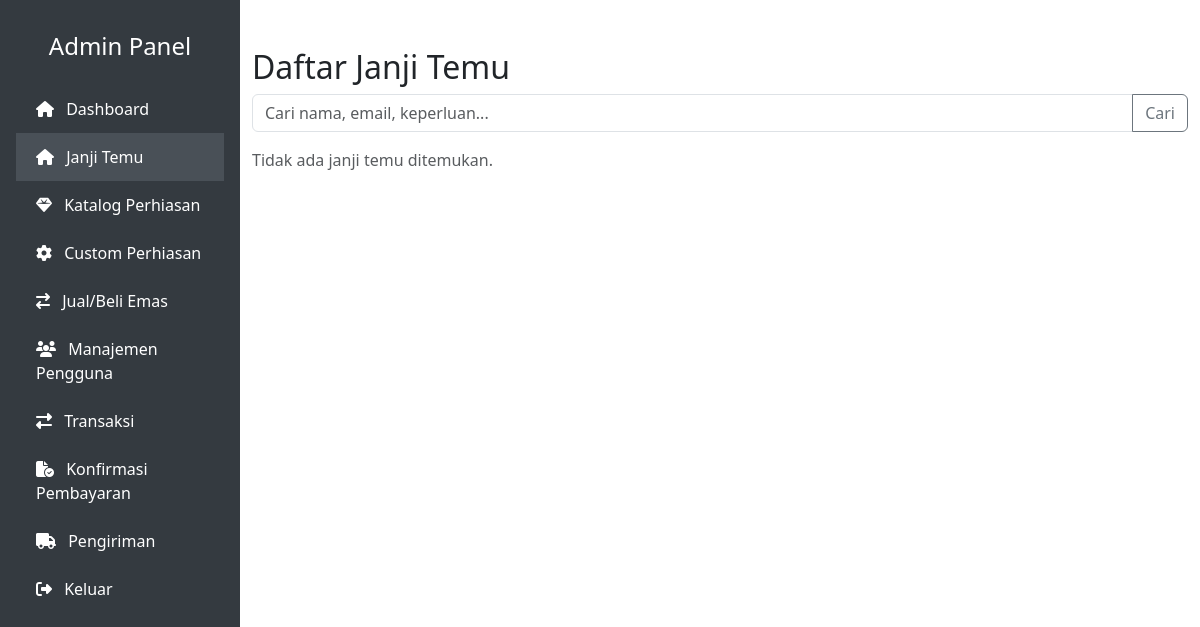
Before: /admin/booking.php with the older database file.
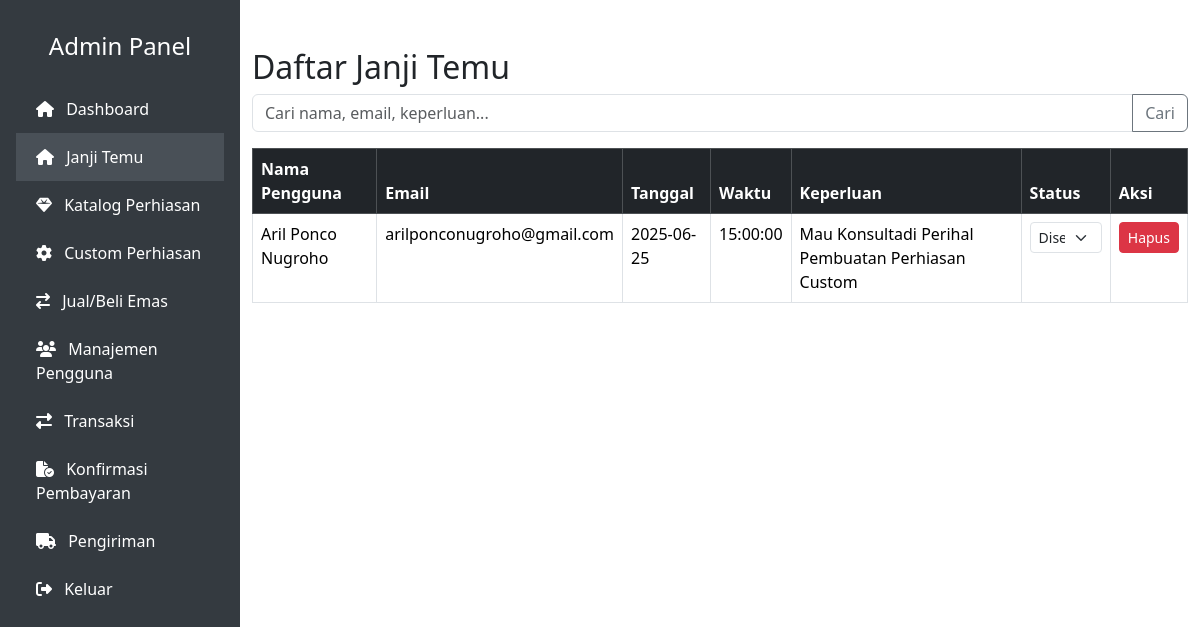
After: the same page with the newer database file.
### tables this page shows
CREATE TABLE `appointments` (
  `id` int(11) NOT NULL,
  `user_id` int(11) DEFAULT NULL,
  `appointment_date` date DEFAULT NULL,
  `appointment_time` time DEFAULT NULL,
  `note` text DEFAULT NULL,
  `status` enum('pending','confirmed','cancelled') DEFAULT 'pending',
  `created_at` timestamp NOT NULL DEFAULT current_timestamp()
);

CREATE TABLE `users` (
  `id` int(11) NOT NULL,
  `name` varchar(100) DEFAULT NULL,
  `email` varchar(100) DEFAULT NULL,
  `password` varchar(255) DEFAULT NULL,
  `phone` varchar(20) DEFAULT NULL,
  `role` enum('customer','admin') DEFAULT 'customer',
  `created_at` timestamp NOT NULL DEFAULT current_timestamp(),
  `address` text DEFAULT NULL
);

### admin/booking.php (the view, shortened to what this page needs)
<?php
require_once '../config/database.php';
include 'includes/header.php';
include 'includes/sidebar.php';
$search = isset($_GET['search']) ? trim($_GET['search']) : '';
$searchSql = '';
$page = isset($_GET['page']) && is_numeric($_GET['page']) ? (int) $_GET['page'] : 1;
$limit = 5;
$offset = ($page - 1) * $limit;
$dataSql = "SELECT a.*, u.name, u.email
            FROM appointments a
            LEFT JOIN users u ON a.user_id = u.id
            WHERE 1 $searchSql
            ORDER BY a.appointment_date DESC
            LIMIT :limit OFFSET :offset";
$dataStmt = $pdo->prepare($dataSql);
$dataStmt->bindValue(':limit', $limit, PDO::PARAM_INT);
$dataStmt->bindValue(':offset', $offset, PDO::PARAM_INT);
$dataStmt->execute();
$appointments = $dataStmt->fetchAll(PDO::FETCH_ASSOC);
?>
<div class="container mt-5">
  <h2>Daftar Janji Temu</h2>
  <form class="input-group mb-3" method="get" action="booking.php">
    <input type="text" name="search" class="form-control" placeholder="Cari nama, email, keperluan..." value="<?= htmlspecialchars($search) ?>">
    <button class="btn btn-outline-secondary" type="submit">Cari</button>
  </form>
  <?php if (count($appointments) > 0): ?>
    <div class="table-responsive">
      <table class="table table-bordered">
        <thead class="table-dark">
          <tr>
            <th>Nama Pengguna</th>
            <th>Email</th>
            <th>Tanggal</th>
            <th>Waktu</th>
            <th>Keperluan</th>
            <th>Status</th>
            <th>Aksi</th>
          </tr>
        </thead>
        <tbody>
          <?php foreach ($appointments as $row): ?>
            <tr>
              <td><?= htmlspecialchars($row['name']) ?></td>
              <td><?= htmlspecialchars($row['email']) ?></td>
              <td><?= $row['appointment_date'] ?></td>
              <td><?= $row['appointment_time'] ?></td>
              <td><?= htmlspecialchars($row['note']) ?></td>
              <td>
                <form method="POST" class="d-inline">
                  <select name="new_status" class="form-select form-select-sm" onchange="this.form.submit()">
                    <option value="confirmed" <?= $row['status'] === 'confirmed' ? 'selected' : '' ?>>Disetujui</option>
                  </select>
                </form>
              </td>
              <td>
                <a href="booking.php?delete=<?= $row['id'] ?>" class="btn btn-danger btn-sm" onclick="return confirm('Yakin ingin menghapus booking ini?')">Hapus</a>
              </td>
            </tr>
          <?php endforeach; ?>
        </tbody>
      </table>
    </div>
  <?php else: ?>
    <p class="text-muted">Tidak ada janji temu ditemukan.</p>
  <?php endif; ?>
</div>

Changed rows visible on the page:
added appointments: user.name "Aril Ponco Nugroho", user.email "arilponconugroho@gmail.com", appointment_date "2025-06-25", appointment_time "15:00:00", note "Mau Konsultadi Perihal Pembuatan Perhiasan Custom", new_status "Disetujui"
Other visible differences:
text no longer shown: "Tidak ada janji temu ditemukan."
text now shown: "Nama Pengguna Email Tanggal Waktu Keperluan Status Aksi"
